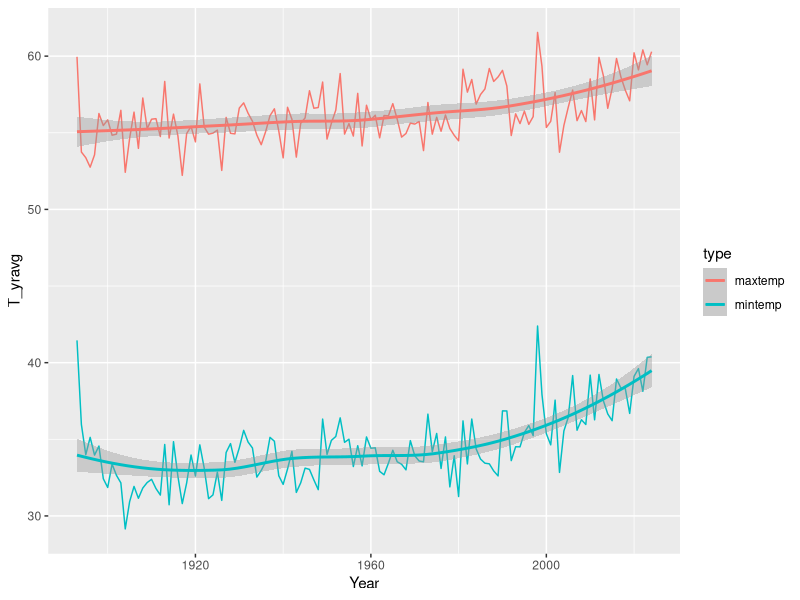
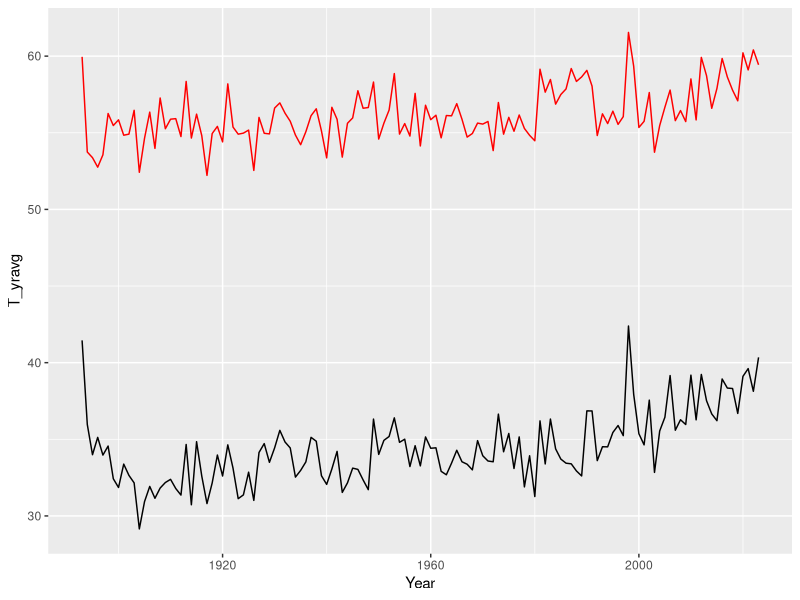
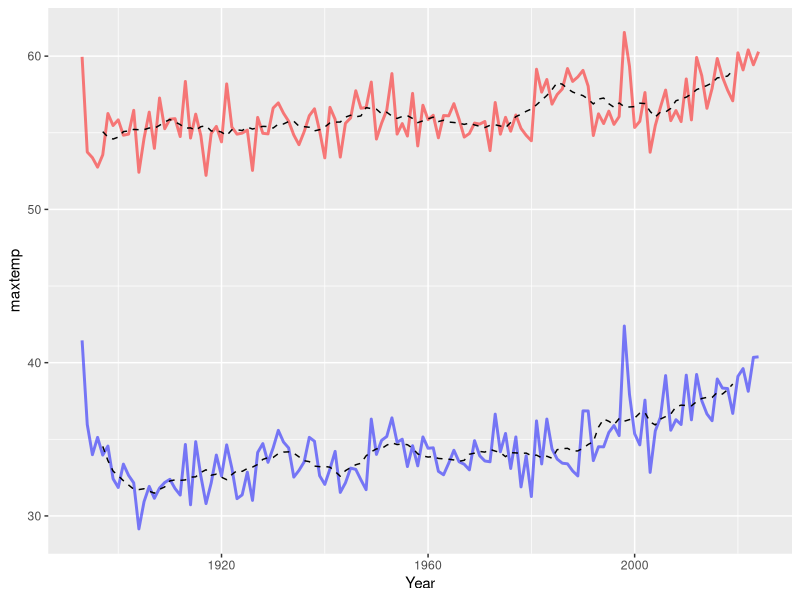

Generate these figures, in order, with R: (Note: this script raises an error after producing the figures.)
## ---- chunk 1
library(tidyverse)
## ---- chunk 2
year_avgs <- read.csv("../data/Hanover_temp-yearaverages.csv", row.names=1)

tail(year_avgs)
## ---- chunk 3
ggplot(year_avgs |> filter(Year < 2025), aes(x=Year, y=T_yravg, color = type)) +
  geom_line() +
  geom_smooth()
## ---- chunk 4
ggplot() +
    geom_line(data=year_avgs |> filter (type=="maxtemp" & Year < 2024), aes(x=Year, y=T_yravg), color="red") +
    geom_line(data=year_avgs |> filter (type=="mintemp" & Year < 2024), aes(x=Year, y=T_yravg))
## ---- chunk 5
year_avgs_wide <- year_avgs |>
    pivot_wider(names_from = type, values_from = T_yravg)
## ---- chunk 6
library(zoo)
ggplot(year_avgs_wide |> filter(Year<2025), aes(x=Year)) +
    geom_line(aes(y=maxtemp), color="red", size=1, alpha=0.5) + 
    geom_line(aes(y=rollmean(maxtemp, 10, na.pad=TRUE)), linetype="dashed") +
    geom_line(aes(y=mintemp), color="blue", size=1, alpha=0.5)+
    geom_line(aes(y=rollmean(mintemp, 10, na.pad=TRUE)), linetype="dashed")
## ---- chunk 7
temps <- read.csv("../data/Hanover-temps21c_w-daynums.csv")
## ---- chunk 8
head(temps)
## ---- chunk 9
colnames(temps)
## ---- chunk 10
library(viridis)
ggplot(temps |> filter(Year == 2022), aes(x=daynum, y=maxdiff20c, fill=maxdiff20c)) +
    geom_bar(stat="identity") +
    scale_fill_viridis(option = "plasma")
    #scale_fill_gradient(low = "blue", high = "red")

## ---- chunk 11
#options(repr.plot.width=30, repr.plot.height=50)
ggplot(temps |> filter(Year>2015), aes(x=daynum, y=maxdiff20c, fill=maxdiff20c)) +
    geom_bar(stat="identity") +
    facet_wrap(~Year, ncol=1) +
    scale_fill_viridis(option = "plasma")
